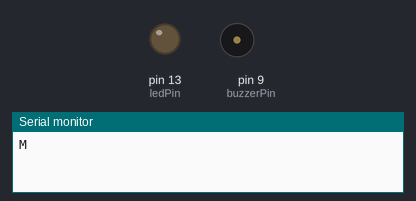
Simulated run of this sketch. Board: Arduino Uno, built with avr-gcc and run on an emulated ATmega328P. On the bench: output pins drawn as LEDs (lit = HIGH), buzzer (waves = sounding), the last lines printed to the serial monitor.

Above: at 0.67 s.
At 18.14 s:
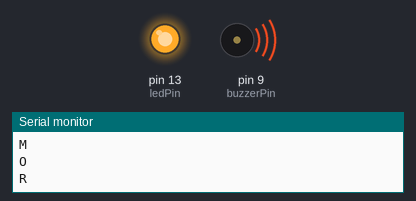
Timing chart, 0 to 18.4 s (numbered marks = the images above):
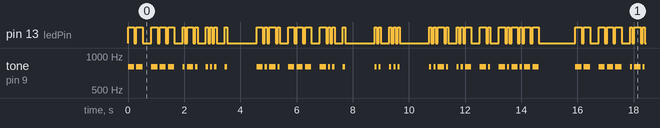

Measured:
- by itself, pin 13 (ledPin): moves between LOW and HIGH, repeating every 15.9 s
- by itself, tone on pin 9 (buzzerPin): plays 800 Hz for 0.23 s, 800 Hz for 0.23 s, 800 Hz for 0.23 s, 800 Hz for 0.23 s, 800 Hz for 0.23 s, 800 Hz for 0.08 s … (352 notes in this stretch)

The sketch:

MorseCode.ino
```cpp
int ledPin = 13;
int buzzerPin = 9;
int buzzerFrequency = 800;
int durationOfDot = 75;
int durationOfDash = durationOfDot * 3;
int delayBetweenDotDash = durationOfDot;
int delayBetweenCharacters = durationOfDot * 3;
int delayBetweenWords = durationOfDot * 7;

String outputString = "morse code is fun!";

void setup() {
  // put your setup code here, to run once:
  Serial.begin(115200);

  // Initialise pins
  pinMode(ledPin,OUTPUT);
  pinMode(buzzerPin,OUTPUT);
}

void loop() {
  outputString.toUpperCase();
  for (int i = 0; i < outputString.length(); i++) {
    morseForChar(outputString[i]);
    delay(delayBetweenCharacters);
  }
  delay(1000);
}

void dot() {
  tone(buzzerPin,buzzerFrequency);
  digitalWrite(ledPin,HIGH);
  delay(durationOfDot);
  noTone(buzzerPin);
  digitalWrite(ledPin,LOW);
  delay(delayBetweenDotDash);
}

void dash() {
  tone(buzzerPin,buzzerFrequency);
  digitalWrite(ledPin,HIGH);
  delay(durationOfDash);
  noTone(buzzerPin);
  digitalWrite(ledPin,LOW);
  delay(delayBetweenDotDash);
}

void morseForChar(char thisChar) {
  Serial.println(thisChar);
  switch(thisChar) {
    case 'A':
      dot();
      dash();
      break;
    case 'B':
      dash();
      dot();
      dot();
      dot();
      break;
    case 'C':
      dash();
      dot();
      dash();
      dot();
      break;
    case 'D':
      dash();
      dot();
      dot();
      break;
    case 'E':
      dot();
      break;
    case 'F':
      dot();
      dot();
      dash();
      dot();
      break;
    case 'G':
      dash();
      dash();
      dot();
      break;
    case 'H':
      dot();
      dot();
      dot();
      dot();
      break;
    case 'I':
      dot();
      dot();
      break;
    case 'J':
      dot();
      dash();
      dash();
      dash();
      break;
    case 'K':
      dash();
      dot();
      dash();
      break;
    case 'L':
      dot();
      dash();
      dot();
      dot();
      break;
    case 'M':
      dash();
      dash();
      break;
    case 'N':
      dash();
      dot();
      break;
    case 'O':
      dash();
      dash();
      dash();
      break;
    case 'P':
      dot();
      dash();
      dash();
      dot();
      break;
    case 'Q':
      dash();
      dash();
      dot();
      dash();
      break;
    case 'R':
      dot();
      dash();
      dot();
      break;
    case 'S':
      dot();
      dot();
      dot();
      break;
    case 'T':
      dash();
      break;
    case 'U':
      dot();
      dot();
      dash();
      break;
    case 'V':
      dot();
      dot();
      dot();
      dash();
      break;
    case 'W':
      dot();
      dash();
      dash();
      break;
    case 'X':
      dash();
      dot();
      dot();
      dash();
      break;
    case 'Y':
      dash();
      dot();
      dash();
      dash();
      break;
    case 'Z':
      dash();
      dash();
      dot();
      dot();
      break;
    case '0':
      dash();
      dash();
      dash();
      dash();
      dash();
      break;
    case '1':
      dot();
      dash();
      dash();
      dash();
      dash();
      break;
    case '2':
      dot();
      dot();
      dash();
      dash();
      dash();
      break;
    case '3':
      dot();
      dot();
      dot();
      dash();
      dash();
      break;
    case '4':
      dot();
      dot();
      dot();
      dot();
      dash();
      break;
    case '5':
      dot();
      dot();
      dot();
      dot();
      dot();
      break;
    case '6':
      dash();
      dot();
      dot();
      dot();
      dot();
      break;
    case '7':
      dash();
      dash();
      dot();
      dot();
      dot();
      break;
    case '8':
      dash();
      dash();
      dash();
      dot();
      dot();
      break;
    case '9':
      dash();
      dash();
      dash();
      dash();
      dot();
      break;
    case '&':
      dot();
      dash();
      dot();
      dot();
      dot();
      break;
    case '@':
      dot();
      dash();
      dash();
      dot();
      dash();
      dot();
      break;
    case ',':
      dash();
      dash();
      dot();
      dot();
      dash();
      dash();
      break;
    case '!':
      dash();
      dot();
      dash();
      dot();
      dash();
      dash();
      break;
    case '.':
      dot();
      dash();
      dot();
      dash();
      dot();
      dash();
      break;
    case '-':
      dash();
      dot();
      dot();
      dot();
      dot();
      dash();
      break;
    case '?':
      dot();
      dot();
      dash();
      dash();
      dot();
      dot();
      break;
    case ' ':
      delay(delayBetweenWords);
      break;
  }
}
```
